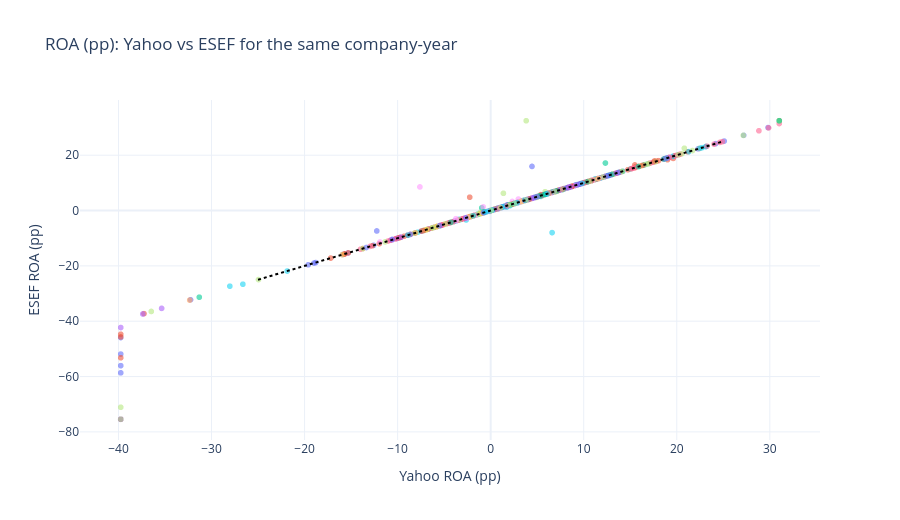

Notebook code cell kept with this figure:
### Markdown cell above
## 2 · Matched company-years
Both sources' ROA for the same company and fiscal year. ESEF is the reference.

### Code cell
fe = prep.load_firms(con, country, source="ESEF")
a = fy[["company_id", "fiscal_year", "roa_pp", "net_income", "total_assets", "revenue", "currency", "sector", "size_rank", "dev_z", "inst_z"]].rename(columns=lambda c: c if c in ("fiscal_year",) else c + "_y")
b = fe.groupby(["company_id", "fiscal_year"]).agg(roa_e=("roa_pp", "mean"), net_income_e=("net_income", "mean"), total_assets_e=("total_assets", "mean"), revenue_e=("revenue", "mean")).reset_index()
pairs = (match.merge(a, left_on="company_id_y", right_on="company_id_y").merge(b, left_on=["company_id_e", "fiscal_year"], right_on=["company_id", "fiscal_year"]))
pairs = pairs.dropna(subset=["roa_pp_y", "roa_e"]).copy()
pairs["diff"] = pairs.roa_e - pairs.roa_pp_y
print(f"{len(pairs):,} matched company-years, {pairs.company_id_y.nunique()} companies, {pairs.iso3.nunique()} countries, fiscal years {pairs.fiscal_year.min()}–{pairs.fiscal_year.max()}")
fig = px.scatter(pairs, x="roa_pp_y", y="roa_e", color="iso3", hover_data=["name_y", "fiscal_year"], opacity=.6, title="ROA (pp): Yahoo vs ESEF for the same company-year", labels={"roa_pp_y": "Yahoo ROA (pp)", "roa_e": "ESEF ROA (pp)"}, height=520)
fig.add_shape(type="line", x0=-25, y0=-25, x1=25, y1=25, line=dict(color="black", dash="dot")); fig.update_layout(showlegend=False); fig.show()

### Figure 1 — Plotly figure (JSON) as saved in the notebook; plotly's stock layout.template omitted (floating-point values rounded to 4 significant figures; data arrays with more than 128 entries replaced by an {"elided": "..."} marker saying what was removed)
{"data": [{"customdata": {"elided": "187x2 mixed values"}, "hovertemplate": "iso3=BEL<br>Yahoo ROA (pp)=%{x}<br>ESEF ROA (pp)=%{y}<br>name_y=%{customdata[0]}<br>fiscal_year=%{customdata[1]}<extra></extra>", "legendgroup": "BEL", "marker": {"color": "#636efa", "opacity": 0.6, "symbol": "circle"}, "mode": "markers", "name": "BEL", "showlegend": true, "type": "scattergl", "x": {"elided": "187 float values"}, "xaxis": "x", "y": {"elided": "187 float values"}, "yaxis": "y"}, {"customdata": {"elided": "228x2 mixed values"}, "hovertemplate": "iso3=NLD<br>Yahoo ROA (pp)=%{x}<br>ESEF ROA (pp)=%{y}<br>name_y=%{customdata[0]}<br>fiscal_year=%{customdata[1]}<extra></extra>", "legendgroup": "NLD", "marker": {"color": "#EF553B", "opacity": 0.6, "symbol": "circle"}, "mode": "markers", "name": "NLD", "showlegend": true, "type": "scattergl", "x": {"elided": "228 float values"}, "xaxis": "x", "y": {"elided": "228 float values"}, "yaxis": "y"}, {"customdata": {"elided": "126x2 mixed values"}, "hovertemplate": "iso3=ITA<br>Yahoo ROA (pp)=%{x}<br>ESEF ROA (pp)=%{y}<br>name_y=%{customdata[0]}<br>fiscal_year=%{customdata[1]}<extra></extra>", "legendgroup": "ITA", "marker": {"color": "#00cc96", "opacity": 0.6, "symbol": "circle"}, "mode": "markers", "name": "ITA", "showlegend": true, "type": "scattergl", "x": [0.1041, 1.878, 8.702, 2.056, 3.748, 2.716, 2.493, 2.467, 2.467, 2.474, 1.983, 6.847, 8.306, 6.092, 0.426, 0.4442, 0.05663, 0.2721, 1.376, 1.3, 1.056, 0.6885, 1.124, 1.591, 1.673, -0.1483, 10.85, 12.69, 6.115, 2.494, 2.165, 1.769, 5.416, 5.692, 4.977, 7.069, -0.9592, 3.651, 12.61, 7.603, 7.166, 6.567, 6.915, 6.968, 6.707, 7.489, 3.749, 1.761, 0.765, 1.903, 1.786, 3.346, 9.128, 1.735, 1.88, 1.828, 1.181, 3.606, 3.362, -1.458, -3.169, 3.286, 3.283, 2.927, 1.491, 6.595, 8.041, 3.456, 0.2097, 3.563, 4.0, 3.946, 6.124, 6.694, 8.455, 8.511, 4.976, 2.869, 2.068, 3.189, 2.682, 1.977, 1.667, 1.278, 1.001, 10.52, 11.62, 12.26, 13.08, 0.6817, -3.818, 0.5439, 1.599, 1.799, 1.853, 1.365, 15.97, 14.15, 11.41, 15.02, 3.726, 3.421, 3.541, 3.006, -31.32, 6.074, -4.003, 1.437, 4.046, 6.409, 2.647, -2.881, 3.518, 3.386, 2.071, 9.627, 8.999, 8.088, 1.639, 1.287, 1.386, 0.7189, 1.348, 1.066, 0.7673, 0.07683], "xaxis": "x", "y": [0.1041, 1.878, 8.702, 2.056, 3.748, 2.716, 2.493, 2.467, 2.467, 2.474, 1.983, 6.847, 8.306, 6.092, 0.426, 0.4442, 0.05663, 0.2721, 1.376, 1.3, 1.056, 0.6885, 1.124, 1.591, 1.673, -0.1483, 10.85, 12.69, 6.115, 2.494, 2.165, 1.768, 5.416, 5.692, 4.977, 7.069, 0.9592, 3.651, 12.61, 7.603, 7.166, 6.567, 6.915, 6.968, 6.707, 7.489, 3.749, 1.761, 0.765, 1.903, 1.786, 3.346, 9.128, 1.735, 1.88, 1.828, 1.181, 3.606, 3.362, -1.458, -3.169, 3.286, 3.283, 2.927, 1.491, 6.595, 8.041, 3.456, 0.2097, 3.559, 4.0, 3.946, 6.124, 6.694, 8.455, 8.511, 4.976, 2.869, 2.068, 3.189, 2.682, 1.977, 1.667, 1.278, 1.001, 10.52, 11.62, 12.26, 13.08, 0.6832, -3.818, 0.5439, 1.599, 1.799, 1.853, 1.365, 15.98, 14.11, 11.41, 15.02, 3.726, 3.421, 3.665, 3.137, -31.32, 6.074, -4.003, 1.437, 4.046, 6.409, 2.647, -2.881, 3.518, 3.386, 2.071, 9.627, 8.999, 8.088, 1.639, 1.287, 1.386, 0.7189, 1.348, 1.066, 0.7673, 0.07683], "yaxis": "y"}, {"customdata": {"elided": "95x2 mixed values"}, "hovertemplate": "iso3=FRA<br>Yahoo ROA (pp)=%{x}<br>ESEF ROA (pp)=%{y}<br>name_y=%{customdata[0]}<br>fiscal_year=%{customdata[1]}<extra></extra>", "legendgroup": "FRA", "marker": {"color": "#ab63fa", "opacity": 0.6, "symbol": "circle"}, "mode": "markers", "name": "FRA", "showlegend": true, "type": "scattergl", "x": [3.823, 5.059, 5.618, 3.432, 0.4423, 2.328, 2.879, 7.142, 4.11, 3.407, 3.235, 3.752, 0.4377, 0.4321, 0.4235, 0.5778, 1.26, 2.953, 2.383, 3.84, 3.822, 2.008, 3.454, -8.111, 0.2166, 1.737, 10.34, 0.9867, 0.748, 1.016, 1.044, 2.488, 1.729, -10.13, 0.8201, -1.286, -2.623, -10.78, 0.297, 12.06, 12.57, 12.26, 10.07, 7.074, 7.256, 7.738, 6.934, -35.36, -39.75, -39.75, -39.75, 4.661, 5.083, 5.573, 4.063, 11.61, -1.212, 6.824, -5.251, 6.161, 4.187, 4.27, 6.606, 2.572, 2.488, 4.174, 3.464, -9.643, 3.229, 6.555, 9.63, 5.23, 4.449, 3.014, 5.01, -10.58, -37.39, -5.276, 3.081, 2.553, 0.273, -3.041, 0.3262, 0.2979, 0.3068, 0.2899, 0.2482, 7.942, 7.72, 7.187, 6.532, 6.66, 6.474, 6.796, 5.957], "xaxis": "x", "y": [3.823, 5.059, 5.618, 3.432, 0.4423, 2.328, 2.879, 7.142, 4.11, 3.407, 3.235, 3.752, 0.4377, 0.4321, 0.4235, 0.5778, 1.26, 2.953, 2.383, 3.84, 3.822, 2.008, 3.454, -8.111, 0.2166, 1.737, 10.34, 0.9867, 0.748, 1.016, 1.044, 2.488, 1.729, -10.13, 0.8201, -1.286, -2.623, -10.78, 0.297, 12.06, 12.57, 12.26, 10.07, 7.074, 7.256, 7.738, 6.934, -35.36, -75.43, -42.28, -75.43, 4.661, 5.083, 5.573, 4.063, 11.61, -1.212, 6.824, -5.251, 6.161, 4.187, 4.27, 6.606, 2.572, 2.488, 4.174, 3.464, -9.643, 3.229, 6.555, 9.63, 5.23, 4.449, 3.014, 5.01, -10.58, -37.39, -5.276, 3.081, 2.553, 0.273, -3.041, 0.3262, 0.2979, 0.3068, 0.2899, 0.2543, 7.942, 7.72, 7.187, 6.532, 6.66, 6.474, 6.796, 5.957], "yaxis": "y"}, {"customdata": [["Asseco Poland S.A.", 2022], ["Eurocash S.A.", 2023], ["Eurocash S.A.", 2022], ["Globe Trade Centre S.A.", 2023], ["Globe Trade Centre S.A.", 2022], ["Orange Polska S.A.", 2022], ["Polimex-Mostostal S.A.", 2023], ["Polimex-Mostostal S.A.", 2022], ["Unimot S.A.", 2023], ["Unimot S.A.", 2022], ["Grupa Azoty Zaklady Chemiczne Police S.A.", 2023], ["Grupa Azoty Zaklady Chemiczne Police S.A.", 2022], ["Polski Holding Nieruchomosci S.A.", 2023], ["Polski Holding Nieruchomosci S.A.", 2022]], "hovertemplate": "iso3=POL<br>Yahoo ROA (pp)=%{x}<br>ESEF ROA (pp)=%{y}<br>name_y=%{customdata[0]}<br>fiscal_year=%{customdata[1]}<extra></extra>", "legendgroup": "POL", "marker": {"color": "#FFA15A", "opacity": 0.6, "symbol": "circle"}, "mode": "markers", "name": "POL", "showlegend": true, "type": "scattergl", "x": [2.501, 1.095, 0.7741, 0.3952, 0.8764, 2.705, -4.99, 4.852, 15.53, 22.46, -32.35, -3.113, -3.491, 0.6718], "xaxis": "x", "y": [2.497, 1.095, 0.7741, 0.3939, 0.8697, 2.705, -4.99, 4.852, 15.53, 22.46, -32.38, -3.113, -3.491, 0.6718], "yaxis": "y"}, {"customdata": {"elided": "187x2 mixed values"}, "hovertemplate": "iso3=ESP<br>Yahoo ROA (pp)=%{x}<br>ESEF ROA (pp)=%{y}<br>name_y=%{customdata[0]}<br>fiscal_year=%{customdata[1]}<extra></extra>", "legendgroup": "ESP", "marker": {"color": "#19d3f3", "opacity": 0.6, "symbol": "circle"}, "mode": "markers", "name": "ESP", "showlegend": true, "type": "scattergl", "x": {"elided": "187 float values"}, "xaxis": "x", "y": {"elided": "187 float values"}, "yaxis": "y"}, {"customdata": {"elided": "204x2 mixed values"}, "hovertemplate": "iso3=FIN<br>Yahoo ROA (pp)=%{x}<br>ESEF ROA (pp)=%{y}<br>name_y=%{customdata[0]}<br>fiscal_year=%{customdata[1]}<extra></extra>", "legendgroup": "FIN", "marker": {"color": "#FF6692", "opacity": 0.6, "symbol": "circle"}, "mode": "markers", "name": "FIN", "showlegend": true, "type": "scattergl", "x": {"elided": "204 float values"}, "xaxis": "x", "y": {"elided": "204 float values"}, "yaxis": "y"}, {"customdata": {"elided": "144x2 mixed values"}, "hovertemplate": "iso3=DNK<br>Yahoo ROA (pp)=%{x}<br>ESEF ROA (pp)=%{y}<br>name_y=%{customdata[0]}<br>fiscal_year=%{customdata[1]}<extra></extra>", "legendgroup": "DNK", "marker": {"color": "#B6E880", "opacity": 0.6, "symbol": "circle"}, "mode": "markers", "name": "DNK", "showlegend": true, "type": "scattergl", "x": {"elided": "144 float values"}, "xaxis": "x", "y": {"elided": "144 float values"}, "yaxis": "y"}, {"customdata": {"elided": "85x2 mixed values"}, "hovertemplate": "iso3=AUT<br>Yahoo ROA (pp)=%{x}<br>ESEF ROA (pp)=%{y}<br>name_y=%{customdata[0]}<br>fiscal_year=%{customdata[1]}<extra></extra>", "legendgroup": "AUT", "marker": {"color": "#FF97FF", "opacity": 0.6, "symbol": "circle"}, "mode": "markers", "name": "AUT", "showlegend": true, "type": "scattergl", "x": [-1.643, -0.1569, 2.247, 0.5267, 2.051, 2.468, 4.098, 6.095, 5.3, 6.082, 6.004, 4.823, -0.5502, 1.941, -0.7849, 1.189, 1.065, 1.231, 0.5631, 5.442, 1.461, -1.869, 1.442, 8.308, 7.591, 5.555, 3.363, 0.9523, 0.8834, 0.8892, 0.6685, 1.592, 1.437, 3.959, 4.322, 4.817, 7.666, 9.009, 7.676, 4.849, -7.604, -3.732, -2.569, -11.9, -0.8025, 1.263, 1.332, 1.37, 0.9036, 2.324, 2.977, 3.061, 6.516, 4.512, 4.686, 5.224, 0.652, 0.5789, 1.204, 2.637, 4.595, 8.557, 8.327, 5.782, 5.608, 4.6, -0.2011, -2.55, -3.715, 1.782, 1.463, 1.218, 1.075, 0.9607, 8.003, 10.02, 11.63, 2.654, 0.9756, 0.6088, 6.254, 2.703, 1.231, 6.114, 10.92], "xaxis": "x", "y": [-1.643, -0.1569, 2.247, 0.5267, 2.051, 2.468, 4.098, 6.095, 5.3, 6.082, 6.004, 4.823, -0.5502, 1.941, -0.7849, 1.19, 1.065, 1.231, 0.5631, 5.442, 1.461, -1.869, 1.442, 8.308, 7.591, 5.555, 3.363, 0.9522, 0.8835, 0.8892, 0.6684, 1.592, 1.437, 3.959, 4.322, 4.817, 7.666, 9.009, 7.676, 4.849, 8.527, -2.933, -2.778, -11.37, 1.323, 1.263, 1.332, 1.37, 0.9036, 3.28, 4.146, 2.921, 6.391, 4.512, 4.686, 5.224, 0.652, 0.5789, 1.204, 2.637, 4.595, 8.557, 8.327, 5.782, 5.608, 4.6, -0.2119, -2.503, -3.673, 1.867, 1.463, 1.218, 1.075, 0.9607, 8.003, 10.02, 11.63, 2.654, 0.9756, 0.6088, 6.254, 2.703, 1.246, 6.114, 10.92], "yaxis": "y"}, {"customdata": [["AB Akola Group", 2024], ["AB Akola Group", 2023], ["AB Akola Group", 2022], ["AB Amber Grid", 2025], ["AB Amber Grid", 2024], ["AB Amber Grid", 2023], ["AB Amber Grid", 2022], ["Auga Group AB", 2025], ["Auga Group AB", 2024], ["Auga Group AB", 2023], ["Auga Group AB", 2022], ["Grigeo Group AB", 2025], ["Grigeo Group AB", 2024], ["Grigeo Group AB", 2023], ["Grigeo Group AB", 2022], ["AB KN Energies", 2025], ["AB KN Energies", 2024], ["AB KN Energies", 2023], ["AB KN Energies", 2022], ["Litgrid AB", 2025], ["Litgrid AB", 2024], ["Litgrid AB", 2023], ["Litgrid AB", 2022], ["AB Artea bankas", 2025], ["AB Artea bankas", 2024], ["AB Artea bankas", 2023], ["AB Artea bankas", 2022], ["AB Ignitis grupe", 2024], ["AB Ignitis grupe", 2023], ["AB Ignitis grupe", 2022]], "hovertemplate": "iso3=LTU<br>Yahoo ROA (pp)=%{x}<br>ESEF ROA (pp)=%{y}<br>name_y=%{customdata[0]}<br>fiscal_year=%{customdata[1]}<extra></extra>", "legendgroup": "LTU", "marker": {"color": "#FECB52", "opacity": 0.6, "symbol": "circle"}, "mode": "markers", "name": "LTU", "showlegend": true, "type": "scattergl", "x": [5.545, 2.475, 1.349, 0.4188, 2.539, 4.027, 2.857, -5.761, -15.94, -8.052, -2.343, 8.192, 11.58, 16.13, 7.37, 3.282, 2.808, 2.387, -1.033, 4.192, 5.977, 7.143, -6.887, 0.9989, 1.601, 1.567, 1.613, 4.841, 6.106, 5.566], "xaxis": "x", "y": [5.351, 2.475, 1.349, 0.4188, 2.539, 3.903, 2.857, -5.761, -15.94, -8.052, -2.343, 8.192, 11.58, 16.13, 7.37, 3.282, 2.808, 2.346, -1.033, 4.192, 5.977, 7.143, -6.887, 0.9989, 1.601, 1.567, 1.613, 4.841, 6.106, 5.566], "yaxis": "y"}, {"customdata": {"elided": "65x2 mixed values"}, "hovertemplate": "iso3=SWE<br>Yahoo ROA (pp)=%{x}<br>ESEF ROA (pp)=%{y}<br>name_y=%{customdata[0]}<br>fiscal_year=%{customdata[1]}<extra></extra>", "legendgroup": "SWE", "marker": {"color": "#636efa", "opacity": 0.6, "symbol": "circle"}, "mode": "markers", "name": "SWE", "showlegend": true, "type": "scattergl", "x": [8.323, 7.692, 5.542, 8.278, 5.857, 5.481, 6.994, 6.943, 8.599, 6.186, 7.852, 8.247, 1.233, -2.659, 3.857, 8.625, 5.956, 12.88, 0.006841, -8.903, 5.357, 2.563, 4.501, 4.787, 4.13, 18.95, 18.6, 3.861, 9.71, 10.76, 8.488, 9.548, 9.351, 0.781, 0.644, 7.508, 12.53, 13.71, 6.253, -0.01771, 3.77, 1.03, 1.16, 0.7987, 3.778, 4.044, 1.895, 0.9543, 1.056, 0.7608, 1.194, 0.986, 0.7733, -13.36, 0.07905, -8.629, -12.24, -10.58, -5.498, 3.967, 3.663, 4.707, 1.123, -0.6732, 1.645], "xaxis": "x", "y": [8.323, 7.692, 5.542, 8.278, 5.857, 5.481, 6.994, 6.943, 8.599, 6.186, 7.852, 8.247, 1.233, -2.659, 3.857, 8.625, 5.956, 12.88, 0.006841, -8.903, 5.357, 2.563, 4.501, 4.787, 4.13, 18.95, 18.6, 3.861, 9.71, 10.76, 8.488, 9.548, 9.351, 0.781, 0.6442, 7.514, 12.53, 13.71, 6.253, -0.01771, 3.77, 1.03, 1.16, 0.7987, 3.778, 4.044, 1.895, 0.9541, 1.056, 0.7608, 1.194, 0.986, 0.7733, -13.36, 0.07905, -8.629, -7.384, -10.45, -5.498, 3.967, 3.663, 4.707, 1.123, -0.6732, 1.645], "yaxis": "y"}, {"customdata": [["Alro S.A.", 2022], ["Alumil Rom Industry S.A.", 2022], ["Aquila Part Prod Com S.A.", 2022], ["Aquila Part Prod Com S.A.", 2021], ["SSIF BRK Financial Group S.A.", 2022], ["Bursa de Valori Bucuresti SA", 2022], ["Compa S.A.", 2022], ["Electromagnetica S.A.", 2022], ["Evergent Investments SA", 2022], ["Impact Developer & Contractor S.A.", 2022], ["Med Life S.A.", 2022], ["Med Life S.A.", 2021], ["One United Properties SA", 2022], ["Patria Bank SA", 2022], ["Farmaceutica REMEDIA S.A.", 2022], ["Rompetrol Rafinare S.A.", 2022], ["Rompetrol Rafinare S.A.", 2021], ["OMV Petrom S.A.", 2022], ["SOCEP S.A.", 2022], ["Banca Transilvania S.A.", 2022], ["Teraplast S.A.", 2022], ["TTS (Transport Trade Services) S.A.", 2022], ["Societatea Energetica Electrica S.A.", 2022]], "hovertemplate": "iso3=ROU<br>Yahoo ROA (pp)=%{x}<br>ESEF ROA (pp)=%{y}<br>name_y=%{customdata[0]}<br>fiscal_year=%{customdata[1]}<extra></extra>", "legendgroup": "ROU", "marker": {"color": "#EF553B", "opacity": 0.6, "symbol": "circle"}, "mode": "markers", "name": "ROU", "showlegend": true, "type": "scattergl", "x": [10.82, 8.779, 9.981, 8.755, -8.929, 5.367, 0.1516, 5.399, 4.21, 5.932, 1.495, 7.239, 10.43, 0.4491, 2.03, 3.787, -7.258, 17.61, 8.458, 1.711, 2.324, 16.32, -2.252], "xaxis": "x", "y": [10.82, 8.779, 9.981, 8.755, -8.929, 5.367, 0.1619, 5.763, 4.21, 5.932, 1.495, 7.239, 10.43, 0.4401, 2.03, 3.787, -7.258, 17.91, 8.458, 1.711, 2.324, 16.32, 4.809], "yaxis": "y"}, {"customdata": [["Attica Holdings S.A.", 2023], ["Attica Holdings S.A.", 2022], ["Attica Holdings S.A.", 2024], ["Jumbo S.A.", 2024], ["Jumbo S.A.", 2023], ["Jumbo S.A.", 2022], ["Dimand S.A.", 2024], ["Dimand S.A.", 2023], ["Dimand S.A.", 2022], ["HELLENiQ ENERGY Holdings S.A.", 2024], ["HELLENiQ ENERGY Holdings S.A.", 2023], ["HELLENiQ ENERGY Holdings S.A.", 2022], ["Fourlis Holdings S.A.", 2024], ["Fourlis Holdings S.A.", 2023], ["Fourlis Holdings S.A.", 2022], ["Ideal Holdings S.A.", 2023], ["Ideal Holdings S.A.", 2022], ["LAMDA Development S.A.", 2024], ["LAMDA Development S.A.", 2023], ["LAMDA Development S.A.", 2022], ["Lavipharm S.A.", 2024], ["Lavipharm S.A.", 2023], ["MIG Holdings S.A.", 2023], ["MIG Holdings S.A.", 2022], ["MIG Holdings S.A.", 2021], ["Metlen Energy & Metals PLC", 2024], ["Metlen Energy & Metals PLC", 2023], ["Metlen Energy & Metals PLC", 2022], ["Quest Holdings S.A.", 2024], ["Quest Holdings S.A.", 2023], ["Quest Holdings S.A.", 2022]], "hovertemplate": "iso3=GRC<br>Yahoo ROA (pp)=%{x}<br>ESEF ROA (pp)=%{y}<br>name_y=%{customdata[0]}<br>fiscal_year=%{customdata[1]}<extra></extra>", "legendgroup": "GRC", "marker": {"color": "#00cc96", "opacity": 0.6, "symbol": "circle"}, "mode": "markers", "name": "GRC", "showlegend": true, "type": "scattergl", "x": [4.915, 1.741, 1.366, 18.76, 18.73, 13.09, 12.33, 5.098, -4.279, 0.771, 5.892, 10.39, 1.9, 2.131, 2.548, 1.973, 15.87, 1.043, 0.6503, -0.7508, 7.158, 1.63, 31.01, -0.7182, -1.873, 5.761, 7.75, 6.671, 5.295, 6.144, 5.983], "xaxis": "x", "y": [4.915, 1.741, 1.366, 18.76, 18.73, 13.09, 17.17, 5.098, -4.279, 0.771, 5.892, 10.39, 1.9, 2.131, 2.548, 1.994, 15.87, 1.043, 0.6503, -0.7508, 7.158, 1.63, 32.45, -0.4458, -1.873, 5.761, 7.604, 6.75, 5.295, 6.144, 5.983], "yaxis": "y"}, {"customdata": [["Banco Comercial Português, S.A.", 2024], ["Banco Comercial Português, S.A.", 2023], ["Banco Comercial Português, S.A.", 2022], ["CTT - Correios De Portugal, S.A.", 2022], ["EDP, S.A.", 2024], ["EDP, S.A.", 2023], ["EDP, S.A.", 2022], ["Mota-Engil, SGPS, S.A.", 2022], ["Estoril Sol, SGPS, S.A.", 2022], ["Galp Energia, SGPS, S.A.", 2024], ["Galp Energia, SGPS, S.A.", 2023], ["Galp Energia, SGPS, S.A.", 2022], ["Impresa - Sociedade Gestora de Participações Sociais, S.A.", 2022], ["Jerónimo Martins, SGPS, S.A.", 2022], ["The Navigator Company, S.A.", 2024], ["The Navigator Company, S.A.", 2023], ["The Navigator Company, S.A.", 2022], ["REN - Redes Energéticas Nacionais, SGPS, S.A.", 2024], ["REN - Redes Energéticas Nacionais, SGPS, S.A.", 2023], ["REN - Redes Energéticas Nacionais, SGPS, S.A.", 2022], ["Toyota Caetano Portugal, S.A.", 2022], ["Semapa - Sociedade de Investimento e Gestão, SGPS, S.A.", 2022], ["Sonae, SGPS, S.A.", 2022], ["Teixeira Duarte, S.A.", 2022], ["Ramada Investimentos e Industria, S.A.", 2022]], "hovertemplate": "iso3=PRT<br>Yahoo ROA (pp)=%{x}<br>ESEF ROA (pp)=%{y}<br>name_y=%{customdata[0]}<br>fiscal_year=%{customdata[1]}<extra></extra>", "legendgroup": "PRT", "marker": {"color": "#ab63fa", "opacity": 0.6, "symbol": "circle"}, "mode": "markers", "name": "PRT", "showlegend": true, "type": "scattergl", "x": [0.8874, 0.9071, 0.2196, 0.8973, 1.419, 1.68, 1.154, 0.8164, 18.82, 6.184, 7.479, 9.164, 0.2916, 4.981, 8.557, 9.787, 13.48, 2.847, 2.581, 1.732, 4.555, 6.737, 3.883, -0.7811, 8.375], "xaxis": "x", "y": [0.9792, 1.007, 0.1269, 0.8973, 1.419, 1.68, 1.154, 0.6366, 18.82, 6.184, 7.479, 9.164, 0.2916, 4.981, 8.557, 9.787, 13.48, 2.847, 2.581, 1.732, 4.555, 6.737, 3.95, -0.7811, 8.375], "yaxis": "y"}, {"customdata": [["DelfinGroup AS", 2023], ["DelfinGroup AS", 2022]], "hovertemplate": "iso3=LVA<br>Yahoo ROA (pp)=%{x}<br>ESEF ROA (pp)=%{y}<br>name_y=%{customdata[0]}<br>fiscal_year=%{customdata[1]}<extra></extra>", "legendgroup": "LVA", "marker": {"color": "#FFA15A", "opacity": 0.6, "symbol": "circle"}, "mode": "markers", "name": "LVA", "showlegend": true, "type": "scattergl", "x": [6.309, 7.726], "xaxis": "x", "y": [6.309, 7.726], "yaxis": "y"}, {"customdata": [["Eurofins Scientific SE", 2024], ["Eurofins Scientific SE", 2023], ["Eurofins Scientific SE", 2022], ["ArcelorMittal S.A.", 2024], ["ArcelorMittal S.A.", 2023], ["ArcelorMittal S.A.", 2022], ["SES S.A.", 2024], ["SES S.A.", 2023], ["SES S.A.", 2022], ["Subsea 7 S.A.", 2024], ["Subsea 7 S.A.", 2023], ["Subsea 7 S.A.", 2022], ["Millicom International Cellular S.A.", 2024], ["Millicom International Cellular S.A.", 2023], ["Millicom International Cellular S.A.", 2022]], "hovertemplate": "iso3=LUX<br>Yahoo ROA (pp)=%{x}<br>ESEF ROA (pp)=%{y}<br>name_y=%{customdata[0]}<br>fiscal_year=%{customdata[1]}<extra></extra>", "legendgroup": "LUX", "marker": {"color": "#19d3f3", "opacity": 0.6, "symbol": "circle"}, "mode": "markers", "name": "LUX", "showlegend": true, "type": "scattergl", "x": [3.732, 2.849, 6.051, 1.498, 0.9785, 9.838, 0.1453, -8.886, -0.2697, 2.622, 0.1902, 0.8223, 1.842, -0.5649, 1.247], "xaxis": "x", "y": [3.724, 2.827, 6.008, 1.498, 0.9785, 9.838, 0.1453, -8.886, -0.2697, 2.622, 0.1902, 0.8223, 1.842, -0.5649, 1.247], "yaxis": "y"}, {"customdata": [["Hepsor AS", 2022], ["Liven AS", 2024], ["AS PRFoods", 2022]], "hovertemplate": "iso3=EST<br>Yahoo ROA (pp)=%{x}<br>ESEF ROA (pp)=%{y}<br>name_y=%{customdata[0]}<br>fiscal_year=%{customdata[1]}<extra></extra>", "legendgroup": "EST", "marker": {"color": "#FF6692", "opacity": 0.6, "symbol": "circle"}, "mode": "markers", "name": "EST", "showlegend": true, "type": "scattergl", "x": [1.781, 0.7127, 1.002], "xaxis": "x", "y": [1.781, 0.7127, 1.002], "yaxis": "y"}, {"customdata": [["OTP Bank Nyrt.", 2022], ["MOL Magyar Olaj- és Gázipari Nyilvánosan Muködo Részvénytársaság", 2024], ["MOL Magyar Olaj- és Gázipari Nyilvánosan Muködo Részvénytársaság", 2023], ["MOL Magyar Olaj- és Gázipari Nyilvánosan Muködo Részvénytársaság", 2022], ["RÁBA Jármuipari Holding Nyrt.", 2024], ["RÁBA Jármuipari Holding Nyrt.", 2023], ["RÁBA Jármuipari Holding Nyrt.", 2022]], "hovertemplate": "iso3=HUN<br>Yahoo ROA (pp)=%{x}<br>ESEF ROA (pp)=%{y}<br>name_y=%{customdata[0]}<br>fiscal_year=%{customdata[1]}<extra></extra>", "legendgroup": "HUN", "marker": {"color": "#B6E880", "opacity": 0.6, "symbol": "circle"}, "mode": "markers", "name": "HUN", "showlegend": true, "type": "scattergl", "x": [1.056, 3.862, 6.879, 10.69, 0.07611, 2.043, 2.587], "xaxis": "x", "y": [1.056, 3.862, 6.879, 10.69, 0.07611, 2.043, 2.587], "yaxis": "y"}], "layout": {"height": 520, "legend": {"title": {"text": "iso3"}, "tracegroupgap": 0}, "shapes": [{"line": {"color": "black", "dash": "dot"}, "type": "line", "x0": -25, "x1": 25, "y0": -25, "y1": 25}], "showlegend": false, "title": {"text": "ROA (pp): Yahoo vs ESEF for the same company-year"}, "xaxis": {"anchor": "y", "domain": [0.0, 1.0], "title": {"text": "Yahoo ROA (pp)"}}, "yaxis": {"anchor": "x", "domain": [0.0, 1.0], "title": {"text": "ESEF ROA (pp)"}}}}
